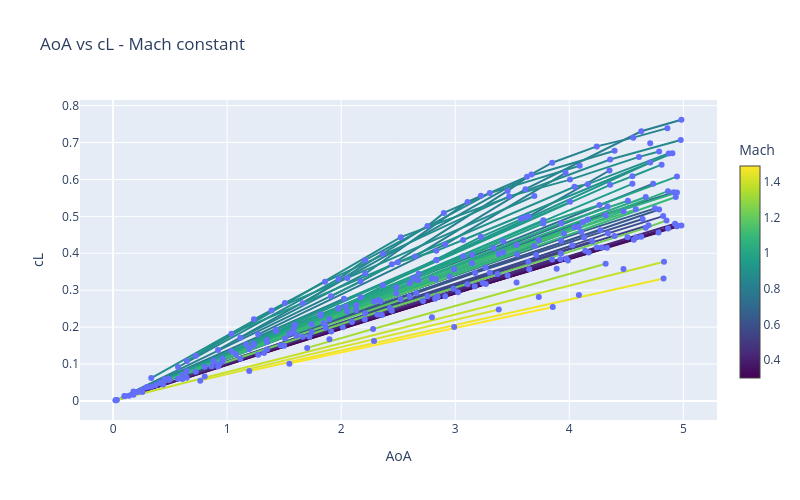
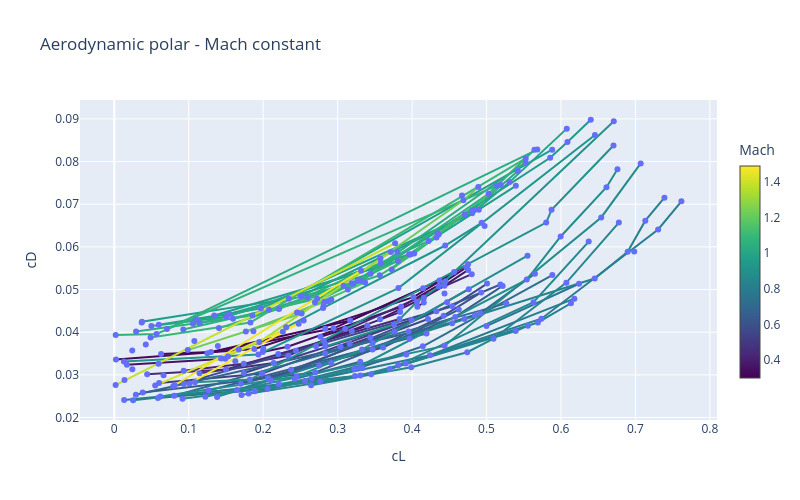
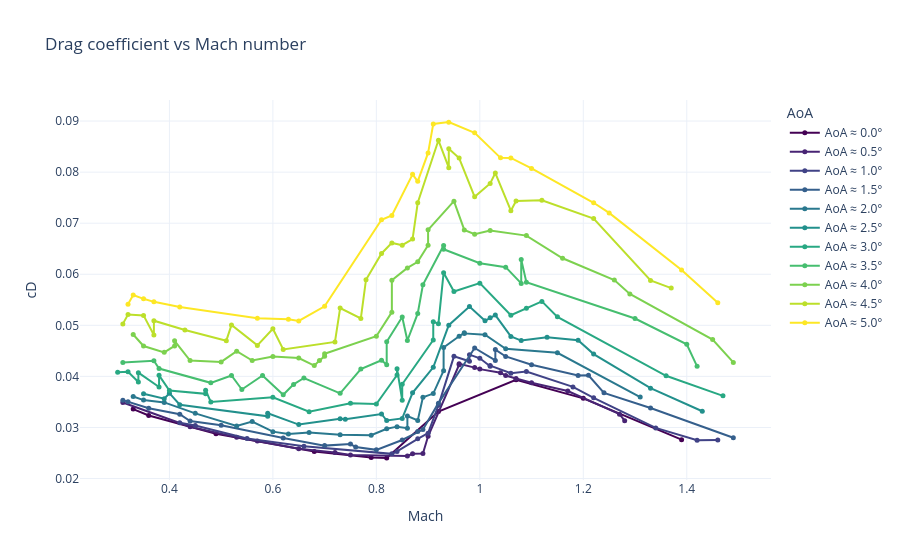

The cell these charts' notebook holds for them, in order:
### Code cell
plot_physical_curves(df_post, stage='1')
